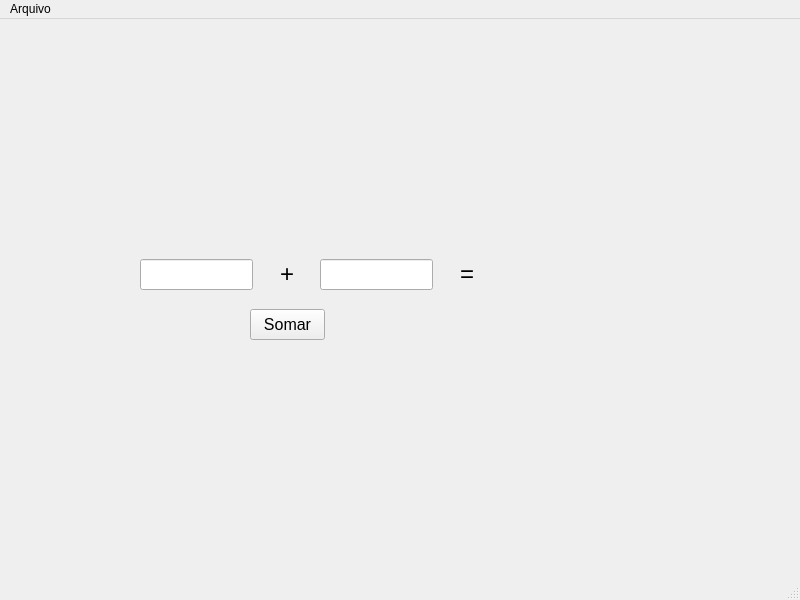
<?xml version="1.0" encoding="UTF-8"?>
<ui version="4.0">
 <class>MainWindow</class>
 <widget class="QMainWindow" name="MainWindow">
  <property name="geometry">
   <rect>
    <x>0</x>
    <y>0</y>
    <width>800</width>
    <height>600</height>
   </rect>
  </property>
  <property name="windowTitle">
   <string>MainWindow</string>
  </property>
  <widget class="QWidget" name="centralwidget">
   <widget class="QLabel" name="label_1">
    <property name="geometry">
     <rect>
      <x>280</x>
      <y>240</y>
      <width>17</width>
      <height>29</height>
     </rect>
    </property>
    <property name="font">
     <font>
      <pointsize>18</pointsize>
     </font>
    </property>
    <property name="text">
     <string>+</string>
    </property>
   </widget>
   <widget class="QLineEdit" name="input_num2">
    <property name="geometry">
     <rect>
      <x>320</x>
      <y>240</y>
      <width>113</width>
      <height>31</height>
     </rect>
    </property>
    <property name="text">
     <string/>
    </property>
   </widget>
   <widget class="QPushButton" name="input_button">
    <property name="geometry">
     <rect>
      <x>250</x>
      <y>290</y>
      <width>75</width>
      <height>31</height>
     </rect>
    </property>
    <property name="font">
     <font>
      <pointsize>12</pointsize>
     </font>
    </property>
    <property name="text">
     <string>Somar</string>
    </property>
   </widget>
   <widget class="QLabel" name="output_sum">
    <property name="geometry">
     <rect>
      <x>500</x>
      <y>240</y>
      <width>171</width>
      <height>31</height>
     </rect>
    </property>
    <property name="frameShape">
     <enum>QFrame::NoFrame</enum>
    </property>
    <property name="frameShadow">
     <enum>QFrame::Plain</enum>
    </property>
    <property name="text">
     <string/>
    </property>
   </widget>
   <widget class="QLineEdit" name="input_num1">
    <property name="geometry">
     <rect>
      <x>140</x>
      <y>240</y>
      <width>113</width>
      <height>31</height>
     </rect>
    </property>
    <property name="font">
     <font>
      <pointsize>10</pointsize>
     </font>
    </property>
    <property name="text">
     <string/>
    </property>
   </widget>
   <widget class="QLabel" name="label_2">
    <property name="geometry">
     <rect>
      <x>460</x>
      <y>240</y>
      <width>17</width>
      <height>29</height>
     </rect>
    </property>
    <property name="font">
     <font>
      <pointsize>18</pointsize>
     </font>
    </property>
    <property name="text">
     <string>=</string>
    </property>
   </widget>
  </widget>
  <widget class="QMenuBar" name="menubar">
   <property name="geometry">
    <rect>
     <x>0</x>
     <y>0</y>
     <width>800</width>
     <height>21</height>
    </rect>
   </property>
   <widget class="QMenu" name="menuArquivo">
    <property name="title">
     <string>Arquivo</string>
    </property>
    <addaction name="actionNovo"/>
    <addaction name="actionAbrir"/>
    <addaction name="actionSalvar"/>
    <addaction name="actionSair"/>
   </widget>
   <addaction name="menuArquivo"/>
  </widget>
  <widget class="QStatusBar" name="statusbar"/>
  <action name="actionNovo">
   <property name="text">
    <string>Novo</string>
   </property>
   <property name="shortcut">
    <string>Ctrl+N</string>
   </property>
  </action>
  <action name="actionAbrir">
   <property name="text">
    <string>Abrir</string>
   </property>
   <property name="shortcut">
    <string>Ctrl+O</string>
   </property>
  </action>
  <action name="actionSalvar">
   <property name="text">
    <string>Salvar</string>
   </property>
   <property name="shortcut">
    <string>Ctrl+S</string>
   </property>
  </action>
  <action name="actionSair">
   <property name="text">
    <string>Sair</string>
   </property>
   <property name="shortcut">
    <string>Esc</string>
   </property>
  </action>
 </widget>
 <resources/>
 <connections/>
</ui>
